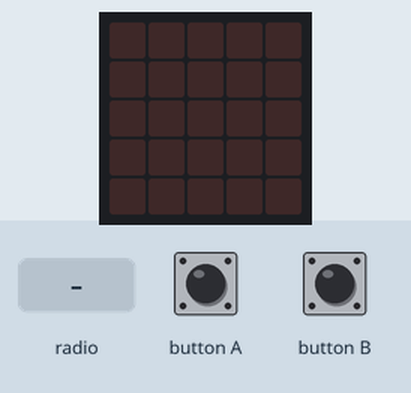
Bench run of a program on a simulated BBC micro:bit running MicroPython. On the bench: the board's 5×5 LED display. The inputs (shaded band) are chosen by the test bench.

Above: at 1.2 s.
1.3 s: radio message "A" arrives
At 2.5 s:
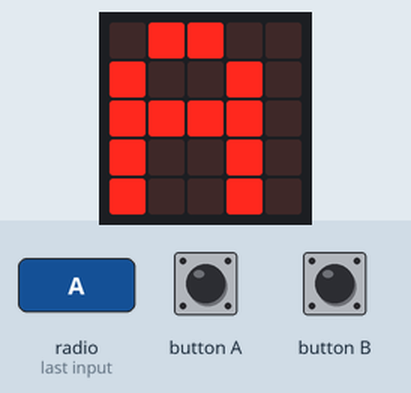
2.8 s: radio message "B" arrives
At 3.8 s:
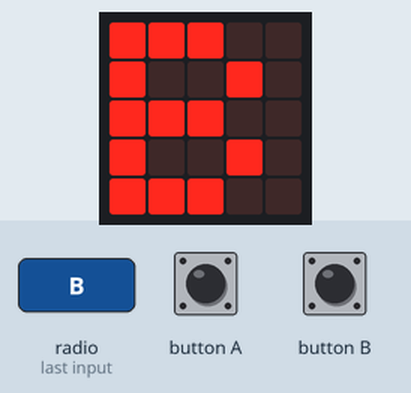
Timing chart, 0 to 5.8 s (numbered marks = the images above; inputs shaded):
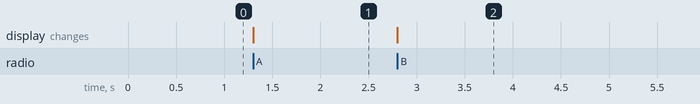

Measured:
- after the input at 1.3 s, the display: changes at once (image 1)
- after the input at 2.8 s, the display: changes at once (image 2)

The program:

Section_13._Microbit_wireless_communication.py
```python
import radio
from microbit import *
radio.on()
while True:
    if button_a.was_pressed():
        radio.send('A')
    if button_b.was_pressed():
        radio.send('B')
    incoming = radio.receive()
    if incoming == 'A':
        display.show("A")
    if incoming == 'B':
        display.show("B")
```
